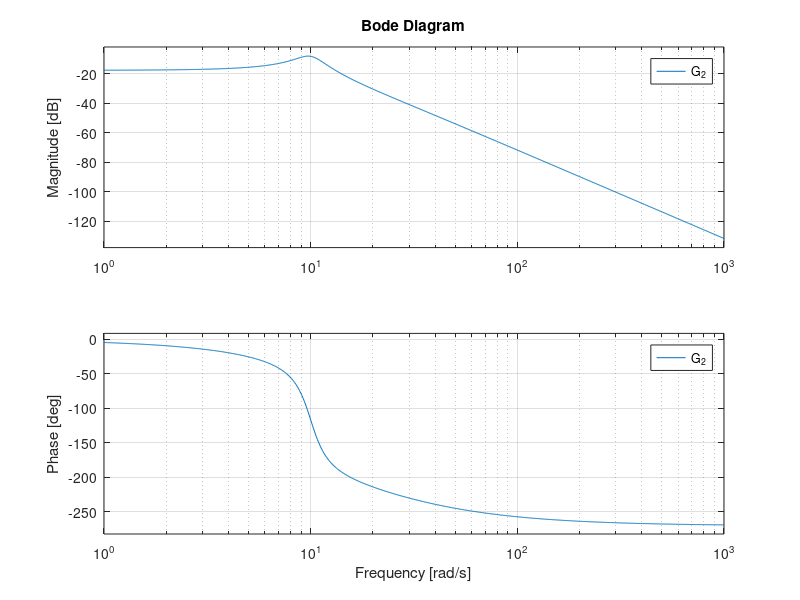

Reproduce this figure in MATLAB. (Note: this script raises an error after producing the figure.)
G_2 = tf([0.13], [0.0005, 0.0115, 0.08, 1]);
bode(G_2)

Ni_vel = 3;
alpha_vel = 0.2;
phase_margin_vel = 60;

[wc, Kp, taui, taud, ok] = findpid(G_2, phase_margin_vel, Ni_vel, alpha_vel);
wc

Cpi = tf([taui, 1], [taui 0]);
Cd = tf([taud, 1], [alpha_vel*taud, 1]);
G_ol = Kp*Cpi*Cd*G_2;
G_cl_fwd = G_ol / (1 + G_ol);

bode(G_ol);
step(G_cl_fwd);

% [Kp_vel, Cpi_vel, Cd_vel, ti_vel, td_vel, w_c_vel, G_ol_vel, G_cl_fwd_vel, G_cl_fdb_vel] = PI_lead(phase_margin_vel, alpha_vel, Ni_vel, G_tilt_vel);
% step(G_cl_fwd_vel)